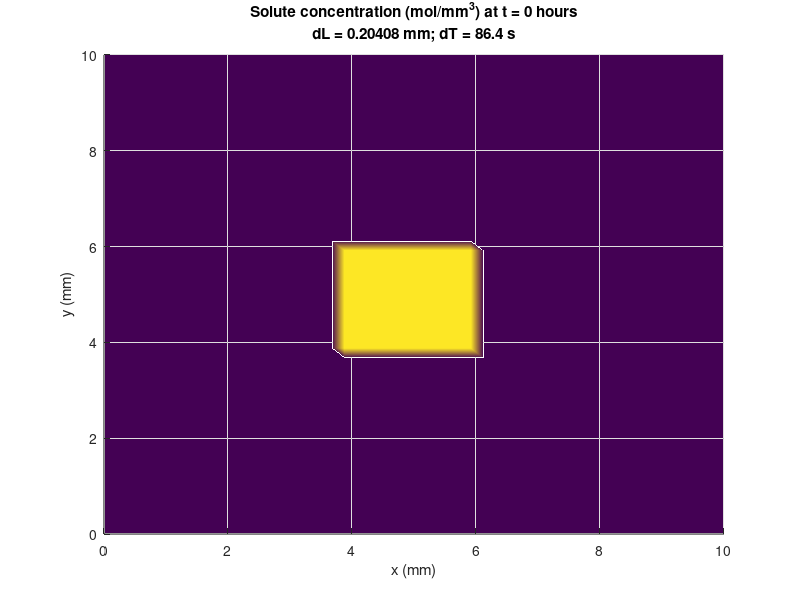
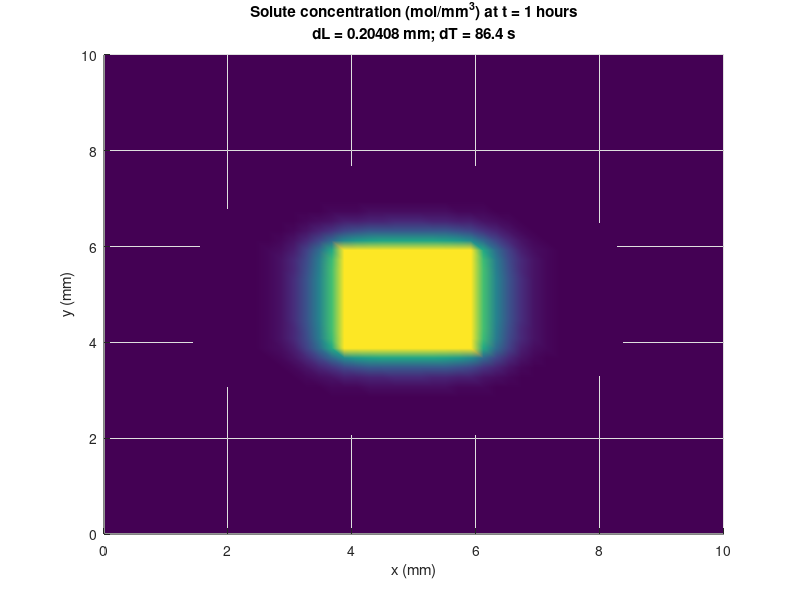
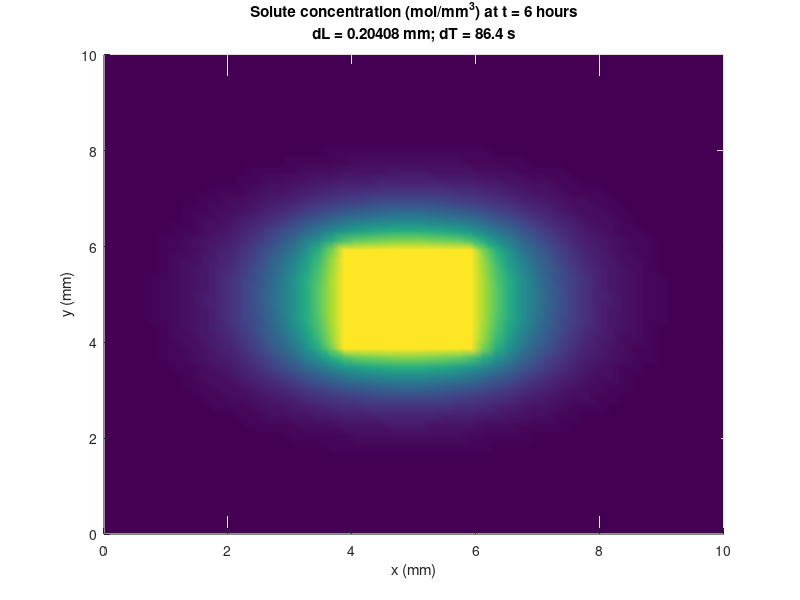
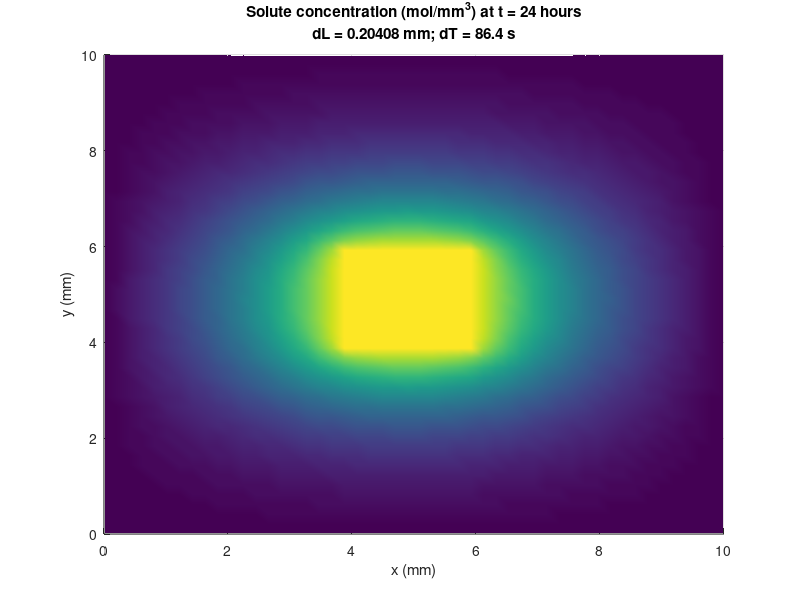

These charts were generated, in order, by the following MATLAB code:
%%% ETH Zurich
%%% Finite Element Analysis in Biomedical Engineering Spring 2017
%%% Assignment 2: Solute transport through a cartilage tissue sample (2D)
%%% Explicit time marching, finite difference formulation
%%% Selver Pepic
%%% 29.04.2017. Version 1 (bulk of the code)
%%% 16.05.2017. Version 2 (additional plots added)
%%% 17.05.2017. Version 3 (minor changes, saving data to logfile added)

%% Physical parameters and simulation parameters
% Spatial domain
Lx = 10;        % sample length in x-direction (in mm)
Ly = 10;        % sample length in y-direction (in mm)
lx = 2;         % channel length in x-direction (in mm)
ly = 2;         % channel length in y-direction (in mm)

% Time domain
tmax = 48*60*60;    % total duration of simulation (in seconds)
tplot = [0 1 6 24 36 48]*60*60; % time points to be ploted

% Diffusion coefficients
Dx = 40E-6; % in mm^2/s
Dy = 20E-6; % in mm^2/s

% Spatial domain discretisation
n = 50;
nx = n;       % number of gridpoints in x direction
ny = n;       % number of gridpoints in y direction
dx = Lx/(nx-1); % grid spacing in x direction (in mm)
dy = Ly/(ny-1); % grid spacing in y direction (in mm)
x = 0:dx:Lx;    % array of x values (used when ploting)
y = 0:dy:Ly;    % array of y values (used when ploting)
% NOTE: number of gridpoints in x and y has been kept separate to have a
% more versatile code for later

% Time domain discretisation
nt = 2000;          % number of timesteps
dt = tmax/nt;       % length of time step
t = 0:dt:tmax-dt;      % array of time values (for plotting)
ntplot = round(tplot./tmax * nt);   % timesteps to be ploted
% correction of timestep values outside the valid range (0 < ntplot <= nt)
for it = 1:length(ntplot)
    if (ntplot(it)<=0)
        ntplot(it) = 1;
    end
    if (ntplot(it)>nt)
        ntplot(it) = nt;
    end
end
    
% Checking the stability criterion
% criterion is that in: C(x,y,t+1) = (1-2*bx-2*by) * C(x,y,t) + ..., 
    % the factor (1-2*bx-2*by) needs to be >= 0
% since dx=dy, with defining the anisotropy factor a=Dy/Dx=0.5 we have:
    % (1-2*bx-2*a*bx) >=0, which leads to:
    % bx <= 0.5/(1+a) = 0.5/1.5 = 1/3 = 0.333 OR by <= 0.166

bx = Dx*dt/(dx*dx);     % stability parameter
by = Dy*dt/(dy*dy);     % stability parameter
%bx = 0.334;             % manual input, used for exploring the stability
%by = bx*Dy/Dx;
if ((1-2*bx-2*by)<0)
    disp('WARNING: scheme unstable!');
    disp(['Multiplicative factor = ',num2str(1-2*bx-2*by)]);    
else
    disp('All fine, scheme should be stable.');
end

%% Initial and boundary conditions
% Center and inner boundary in "pixel" coordinates
xo = round(0.5*nx);     % center of the domain in "pixels"
yo = round(0.5*ny);     % center of the domain in "pixels"
wx = round(0.5*lx/Lx * nx);   % channel x half-width in "pixels"
wy = round(0.5*ly/Ly * ny);   % channel y half-width in "pixels"

% Initial conditions
    C = zeros(ny,nx,nt);   % concentration zero in whole domain, see below for inner boundary
    % NOTE: order of ny and nx is reversed on purpose since this keeps
    % orientations of physical and computational domains same

% Boundary conditions (at all time points, all in mol/mm^3)
    C(:,1,:)  = 0;      % left boundary
    C(:,nx,:) = 0;      % right boundary
    C(1,:,:)  = 0;      % bottom boundary
    C(ny,:,:) = 0;      % top boundary
    C(xo-wx:xo+wx, yo-wy:yo+wy,:) = 100;    % inner boundary (but also see below)

%    C(xo-wx:xo+wx, yo-wy:yo+wy,1:round(nt/2)) = 100;
%    C(xo-wx:xo+wx, yo-wy:yo+wy,round(nt(2):end) = 0;

% Plot of initial values (just for debbuging, not needed)
% figure
%    surf(x,y,C(:,:,1));
%    shading interp
%    title('Initial solute concentration (mol/mm^3)')
%    xlabel('x (mm)')
%    ylabel('y (mm)')
%    zlabel('Solute concentration (mol/mm^3)')
%    view(0,90);

%% FDM calculation
% Explicit time marching method, central differences
    % Cnew(0,0) = C(0,0) + Dx*dt/dx^2 * ( C(-1,0)+C(+1,0)-2*C(0,0) )
    %                    + Dy*dt/dy^2 * ( C(0,-1)+C(0,+1)-2*C(0,0) )
    % Cnew(0,0) = C(0,0) + bx * (C(-1,0)+C(+1,0)-2*C(0,0))
    %                    + by * (C(0,-1)+C(0,+1)-2*C(0,0))
    % Cnew(0,0) = (1-2bx-2by)*C(0,0) + bx*(C(-1,0)+C(+1,0))+ by*(C(0,-1)+C(0,+1));
    % Cnew(0,0) = (1-2b-2ab)*C(0,0) + b*(C(-1,0)+C(+1,0))+ ab*(C(0,-1)+C(0,+1));

% loop over internal nodes only, points in the channel are also included (for simplicity)
% since this would "diffuse away" the concentration in the channel, therefore
% the inner boundary BC is "reset" at each time step;
i = 2:nx-1;
j = 2:ny-1;
for k = 1:nt-1
    %if (k<=round(nt/2))
        C(xo-wx:xo+wx, yo-wy:yo+wy,k) = 100;
    %else
    %    C(xo-wx:xo+wx, yo-wy:yo+wy,k) = 0;
    %end
    C(j,i,k+1) = (1-2*bx-2*by) * C(j,i,k) +...
               bx * (C(j,i-1,k)+C(j,i+1,k)) + by * (C(j+1,i,k)+C(j-1,i,k));
end

%% Save data to a logfile
%   save( ['log_x',num2str(n),'_t',num2str(nt)] ,'C');
    
%% Ploting temperature profile at specified time points
for it = 1:length(ntplot)
    figure(it)
        surf(x,y,C(:,:,ntplot(it)));
        shading interp
        title({['Solute concentration (mol/mm^3) at t = ', num2str(tplot(it)/3600),' hours'],...
            ['dL = ',num2str(dx),' mm','; dT = ',num2str(dt),' s']})
        xlabel('x (mm)')
        ylabel('y (mm)')
        zlabel('Solute concentration (mol/mm^3)')
        view(0,90);
end

%% Ploting concentration profile along y = 1.4*yo (relative to the origin, not the center of channel)
yplot = 7;
ypix = round(yplot/Ly*ny);
figure
    plot(x,C(ypix,:,ntplot(5)));
    title({['Solute concentration (mol/mm^3) at t = ', num2str(tplot(5)/3600),' hours along y = ', num2str(yplot), ' mm'],...
            ['dL = ',num2str(dx),' mm','; dT = ',num2str(dt),' s']})
    xlabel('x (mm)')
    ylabel('Solute concentration (mol/mm^3)')
    
%% plot conc. vs time at non center point
plot(t,squeeze(C(25,25,:)))
hold on;
plot(t,squeeze(C(19,25,:)))
plot(t,squeeze(C(15,25,:)))
plot(t,squeeze(C(10,25,:)))
plot(t,squeeze(C(5,25,:)))
plot(t,squeeze(C(1,25,:)))
